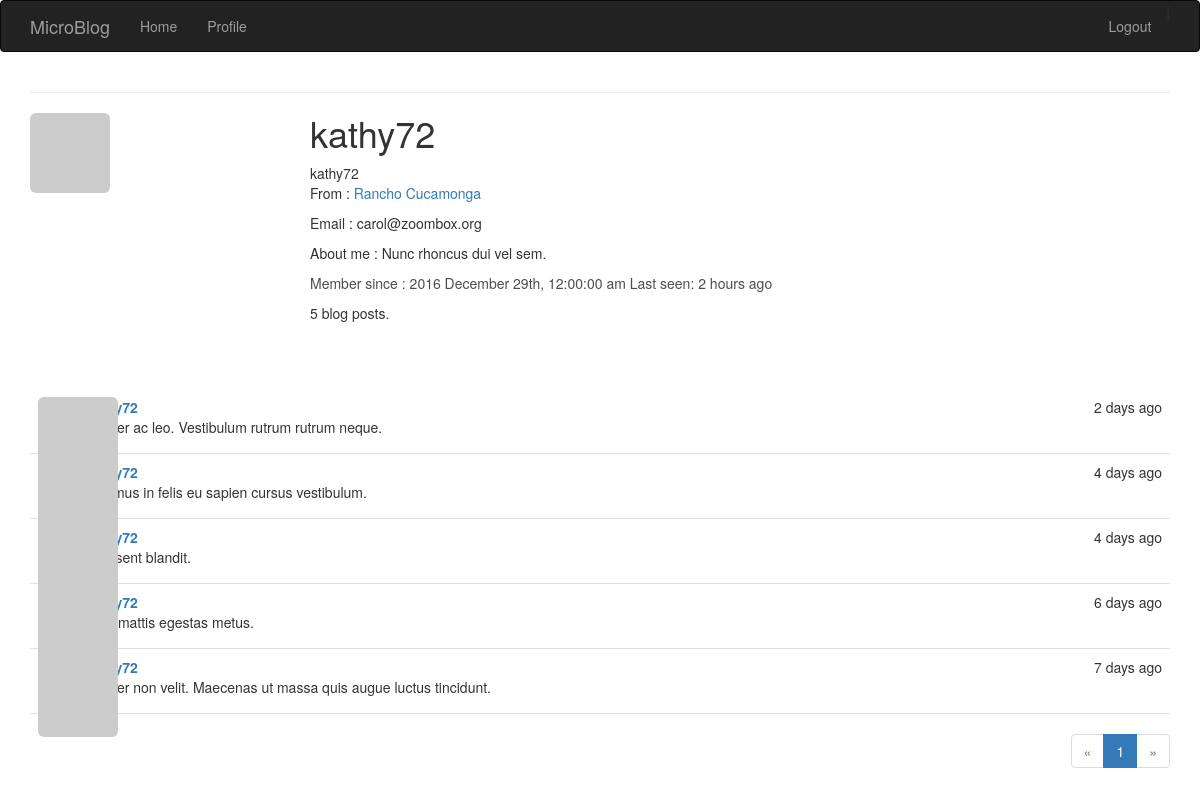
Screenshot of /user/96 (signed in) with the database file from the repository.
### app/models.py (models this page shows, shortened)
class User(db.Model):
    id = db.Column(db.Integer, primary_key = True)
    name = db.Column(db.String(64), index = True, unique = True)
    email = db.Column(db.String(120), index = True, unique = True)
    role_id = db.Column(db.Integer, db.ForeignKey('role.id'))
    password_hash = db.Column(db.String(128))
    posts = db.relationship('Post', backref = 'author', lazy = 'dynamic')
    location = db.Column(db.String(64))
    about_me = db.Column(db.String(140))
    member_since = db.Column(db.DateTime(), default=datetime.now)
    last_seen = db.Column(db.DateTime(), default=datetime.now)
    avatar_hash = db.Column(db.String(32))
    def gravatar(self, size=100, default='identicon', rating='g'):
        if request.is_secure:
            url = 'https://secure.gravatar.com/avatar'
        else:
            url = 'http://www.gravatar.com/avatar'
        hash = self.avatar_hash or hashlib.md5(
            self.email.encode('utf-8')).hexdigest()
        return '{url}/{hash}?s={size}&d={default}&r={rating}'.format(
            url=url, hash=hash, size=size, default=default, rating=rating)
    @property
    def password(self):
        raise AttributeError('password is not a readable attribute')

class Post(db.Model):
    id = db.Column(db.Integer, primary_key = True)
    body = db.Column(db.String(140))
    timestamp = db.Column(db.DateTime(), default=datetime.now)
    user_id = db.Column(db.Integer, db.ForeignKey('user.id'))

### app/views.py (the view)
@app.route('/user/<int:user_id>', methods = ['GET', 'POST'])
@login_required
def users(user_id):
    user = User.query.filter_by(id = user_id).first()
    if user is None:
        flash('The user is not exist!')
        return render_template('404.html')
    page = request.args.get('page', 1, type=int)
    pagination = user.posts.order_by(Post.timestamp.desc()).paginate(
        page, per_page=current_app.config['FLASKY_POSTS_PER_PAGE'],
        error_out=False)
    blogs = pagination.items
    return render_template(
        'user.html',
        user = user,
        posts = blogs,
        pagination = pagination)

### app/views.py (called while the page is built)
@lm.user_loader
def load_user(user_id):
    return User.query.get(int(user_id))

### app/templates/user.html (shortened to what this page needs)
{% extends "base.html" %}
{% import "_macros.html" as macros %}
{% block page_content %}
<div calss="page-header">
<img class="img-rounded profile-thumbnail" src="{{ user.gravatar(size=256) }}">
<div class="profile-header">
<h1>{{ user.name }}</h1>
{% if user.name or user.location %}
        <p>
            {% if user.name %}{{ user.name }}<br>{% endif %}
            {% if user.location %}
                From : <a href="https://maps.google.com/?q={{ user.location }}">{{ user.location }}</a><br>
            {% endif %}
        </p>
{% endif %}
<p>Email : {{ user.email }}</p>
<p>About me : {{ user.about_me }}</p>
<p style="color:#4c4c4c;">
Member since : {{ moment(user.member_since).format('YYYY MMMM Do, h:mm:ss a') }}
    Last seen: {{ moment(user.last_seen).fromNow() }}
</p>
<p>{{ user.posts.count() }} blog posts. </p>
</div>
</div>
<div class="post-tabs">
{% include '_posts.html' %}
</div>
{% if pagination %}
<div class="pagination">
    {{ macros.pagination_widget(pagination, 'users', user_id = user.id) }}
</div>
{% endif %}
{% endblock %}

### app/templates/_posts.html (shortened to what this page needs)
<ul class="posts">
    {% for post in posts %}
    <li class="post">
        <div class="post-thumbnail">
            {% if current_user.is_authenticated %}
            <a href="{{ url_for('users', user_id = post.author.id) }}">
            <img class="img-rounded profile-thumbnail" src="{{ post.author.gravatar(size=40) }}">
            </a>
            {% else %}
            <a><img class="img-rounded profile-thumbnail" src="{{ post.author.gravatar(size=40) }}"></a>
            {% endif %}
        </div>
        <div class="post-content">
            <div class="post-date">{{ moment(post.timestamp).fromNow() }}</div>
            <div class="post-author">
            {% if current_user.is_authenticated %}
            <a href="{{ url_for('users', user_id = post.author.id) }}">{{ post.author.name }}</a>
            {% else %}
            {{ post.author.name }}
            {% endif %}
            </div>
            <div class="post-body">
                {% if post.body_html %}
                    {{ post.body_html | safe }}
                {% else %}
                    {{ post.body }}
                {% endif %}
            </div>
        </div>
    </li>
    {% endfor %}
</ul>

### app/static/styles.css (style rules this page uses)
.profile-thumbnail { position: absolute; }
.profile-header { min-height: 260px; margin-left: 280px; }
div.post-tabs { margin-top: 16px; }
ul.posts { list-style-type: none; padding: 0px; margin: 16px 0px 0px 0px; border-top: 1px solid #e0e0e0; }
div.post-tabs ul.posts { margin: 0px; border-top: none; }
ul.posts li.post { padding: 8px; border-bottom: 1px solid #e0e0e0; }
div.post-date { float: right; }
div.post-author { font-weight: bold; }
div.post-thumbnail { position: absolute; }
div.post-content { margin-left: 48px; min-height: 48px; }
div.pagination { width: 100%; text-align: right; padding: 0px; margin: 0px; }

### rows the page displays
User: name "kathy72", location "Rancho Cucamonga", email "carol@zoombox.org", about_me "Nunc rhoncus dui vel sem.", member_since "2016 December 29th, 12:00:00 am", last_seen "2 hours ago"
Post: timestamp "2 days ago", body "Integer ac leo. Vestibulum rutrum rutrum neque."
Post: timestamp "4 days ago", body "Vivamus in felis eu sapien cursus vestibulum."
Post: timestamp "4 days ago", body "Praesent blandit."
Post: timestamp "6 days ago", body "Duis mattis egestas metus."
Post: timestamp "7 days ago", body "Integer non velit. Maecenas ut massa quis augue luctus tincidunt."

### other values shown
{{ user.posts.count() }} "5"
{{ p }} "1"
